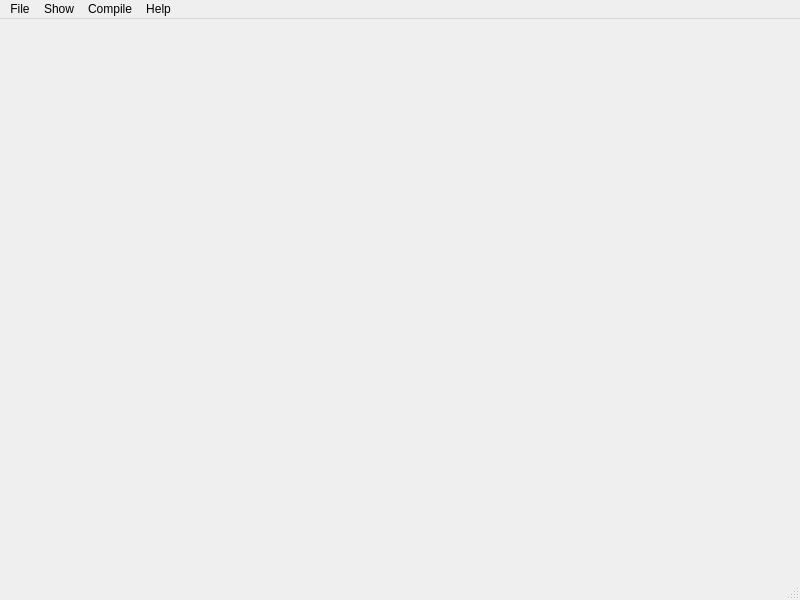
<?xml version="1.0" encoding="UTF-8"?>
<ui version="4.0">
 <class>MainWindow</class>
 <widget class="QMainWindow" name="MainWindow">
  <property name="geometry">
   <rect>
    <x>0</x>
    <y>0</y>
    <width>800</width>
    <height>600</height>
   </rect>
  </property>
  <property name="windowTitle">
   <string>Draw the Circumcircle</string>
  </property>
  <widget class="QWidget" name="centralwidget">
   <layout class="QVBoxLayout" name="verticalLayout">
    <item>
     <widget class="Canvas" name="canvas" native="true"/>
    </item>
   </layout>
  </widget>
  <widget class="QMenuBar" name="menubar">
   <property name="geometry">
    <rect>
     <x>0</x>
     <y>0</y>
     <width>800</width>
     <height>25</height>
    </rect>
   </property>
   <widget class="QMenu" name="menuFile">
    <property name="title">
     <string>File</string>
    </property>
    <addaction name="actionNew"/>
    <addaction name="actionLoad"/>
    <addaction name="separator"/>
    <addaction name="actionQuit"/>
   </widget>
   <widget class="QMenu" name="menuDraw">
    <property name="title">
     <string>Show</string>
    </property>
    <addaction name="actionCircles"/>
    <addaction name="actionCenter"/>
    <addaction name="actionTriangles"/>
    <addaction name="actionVoronoi_transparency"/>
   </widget>
   <widget class="QMenu" name="menuAbout">
    <property name="title">
     <string>Help</string>
    </property>
    <addaction name="actionAbout"/>
   </widget>
   <widget class="QMenu" name="menuCompile">
    <property name="title">
     <string>Compile</string>
    </property>
    <addaction name="actionCheck_Delaunay"/>
    <addaction name="actionProcess_flip"/>
    <addaction name="actionProcess_polygons"/>
   </widget>
   <addaction name="menuFile"/>
   <addaction name="menuDraw"/>
   <addaction name="menuCompile"/>
   <addaction name="menuAbout"/>
  </widget>
  <widget class="QStatusBar" name="statusBar"/>
  <action name="actionLoad">
   <property name="text">
    <string>Load</string>
   </property>
   <property name="toolTip">
    <string>Load a file with triangles</string>
   </property>
   <property name="shortcut">
    <string>Ctrl+L</string>
   </property>
  </action>
  <action name="actionQuit">
   <property name="text">
    <string>Quit</string>
   </property>
   <property name="shortcut">
    <string>Ctrl+Q</string>
   </property>
  </action>
  <action name="actionNew">
   <property name="text">
    <string>New</string>
   </property>
   <property name="toolTip">
    <string>New trangle</string>
   </property>
   <property name="shortcut">
    <string>Ctrl+N</string>
   </property>
  </action>
  <action name="actionCircles">
   <property name="checkable">
    <bool>true</bool>
   </property>
   <property name="text">
    <string>Circles</string>
   </property>
   <property name="toolTip">
    <string>Show Circles</string>
   </property>
   <property name="shortcut">
    <string>Ctrl+O</string>
   </property>
  </action>
  <action name="actionCenter">
   <property name="checkable">
    <bool>true</bool>
   </property>
   <property name="text">
    <string>Centers</string>
   </property>
   <property name="toolTip">
    <string>Show Centers</string>
   </property>
  </action>
  <action name="actionTriangles">
   <property name="checkable">
    <bool>true</bool>
   </property>
   <property name="text">
    <string>Triangles</string>
   </property>
   <property name="toolTip">
    <string>Show triangles</string>
   </property>
   <property name="shortcut">
    <string>Ctrl+T</string>
   </property>
  </action>
  <action name="actionAbout">
   <property name="text">
    <string>About</string>
   </property>
  </action>
  <action name="actionCheck_Delaunay">
   <property name="text">
    <string>Check Delaunay</string>
   </property>
   <property name="shortcut">
    <string>Ctrl+D</string>
   </property>
  </action>
  <action name="actionProcess_flip">
   <property name="text">
    <string>Process flip</string>
   </property>
   <property name="shortcut">
    <string>Ctrl+F</string>
   </property>
  </action>
  <action name="actionProcess_polygons">
   <property name="text">
    <string>Process polygons</string>
   </property>
   <property name="shortcut">
    <string>Ctrl+P</string>
   </property>
  </action>
  <action name="actionVoronoi_transparency">
   <property name="checkable">
    <bool>true</bool>
   </property>
   <property name="text">
    <string>Voronoi transparency</string>
   </property>
  </action>
 </widget>
 <customwidgets>
  <customwidget>
   <class>Canvas</class>
   <extends>QWidget</extends>
   <header location="global">canvas.h</header>
   <container>1</container>
  </customwidget>
 </customwidgets>
 <resources/>
 <connections/>
</ui>
